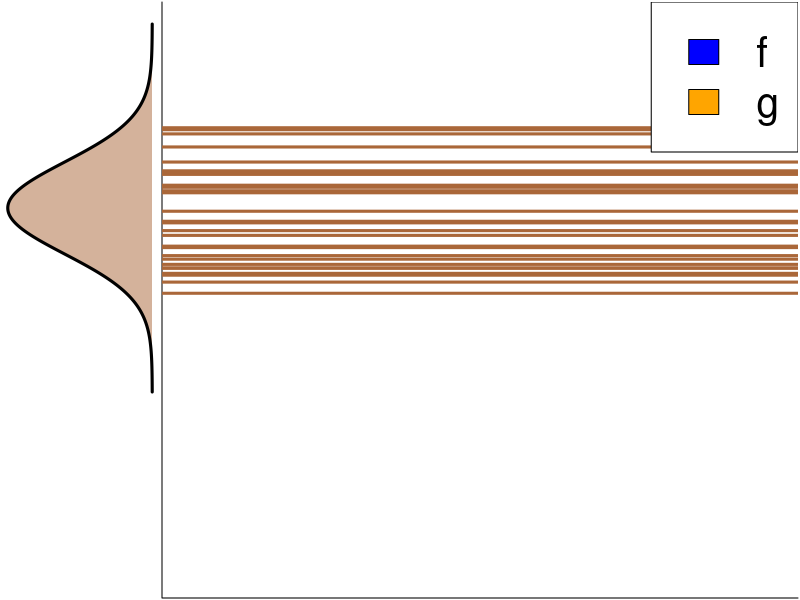
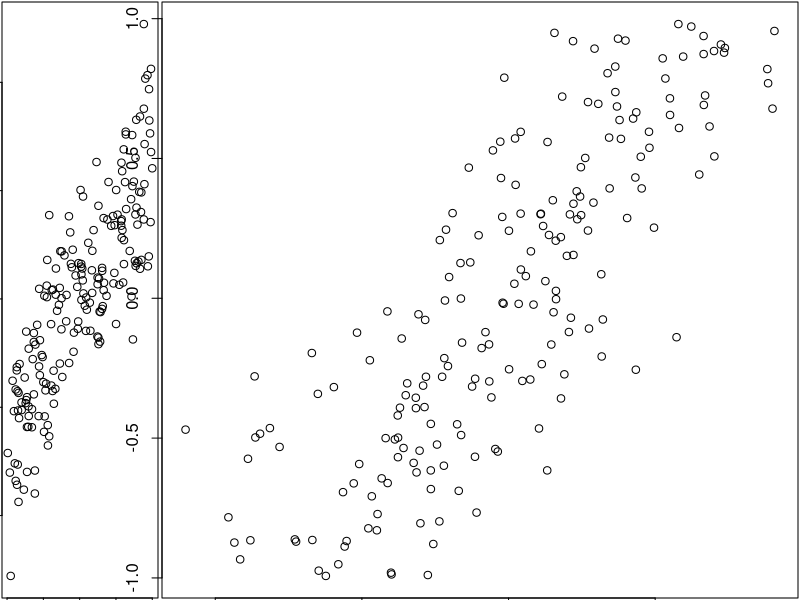
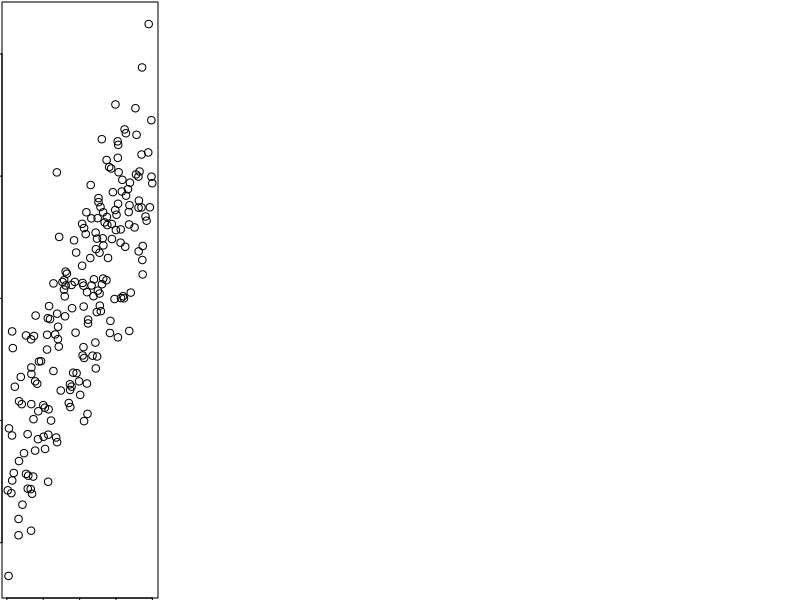

Recreate these plots in R, in order.
## ---- chunk 1
zones=matrix(c(1,2), ncol=2, byrow=TRUE)
layout(zones, widths=c(1/5,4/5), heights=c(1/5,4/5))

val <- seq(-1, 3, length = 200)
marginal <- dnorm(val, mean = 1, sd = 0.5)

par(mar = c(0.1, 0.1, 0.1, 0.1))
plot(-marginal,val,
     type = "n",
     ylim = c(-3,3),
     axes = FALSE,
     xlab = "",
     ylab = "") 

polygon(x = c(-marginal,-marginal[1]),
        y = c(val, val[1]),
        col = rgb(170/255, 103/255, 57/255, 0.5),
        border = NA)

lines(-marginal,val, lwd = 3)

plot(0,0,
     type = "n",
     xlim = c(0,5),
     ylim = c(-3,3),
     bty="L",
     xaxt = "n",
     yaxt = "n",
     xlab = "",
     ylab = "",) 

set.seed(40)
abline(h = rnorm(30, mean = 1, sd = 0.5),
       lwd = 3,
       col = rgb(170/255, 103/255, 57/255))

legend("topright",
       legend = c("f", "g"),
       fill = c("blue", "orange"),
       cex = 2.5)
## ---- chunk 2
# Stuff
## ---- chunk 3
yintercept <- 4
slope <- 1.3
obs_error <- .5
x <- runif(200, min = -1, max = 1)
y_mean <- yintercept + slope * x
y_obs <- rnorm(200, mean = y_mean, sd = obs_error)
## ---- chunk 4
plot(y_obs ~ x)
## ---- chunk 5
#| output-location: column
yintercept <- 4
slope <- 1.3
obs_error <- .5
x <- runif(200, min = -1, max = 1)
y_mean <- yintercept + slope * x
y_obs <- rnorm(200, mean = y_mean, sd = obs_error)
plot(y_obs, x)
## ---- chunk 6
yintercept <- 4
slope <- 1.3
obs_error <- .5
x <- runif(200, min = -1, max = 1)
y_mean <- yintercept + slope * x
y_obs <- rnorm(200, mean = y_mean, sd = obs_error)
## ---- chunk 7
plot(y_obs ~ x)
